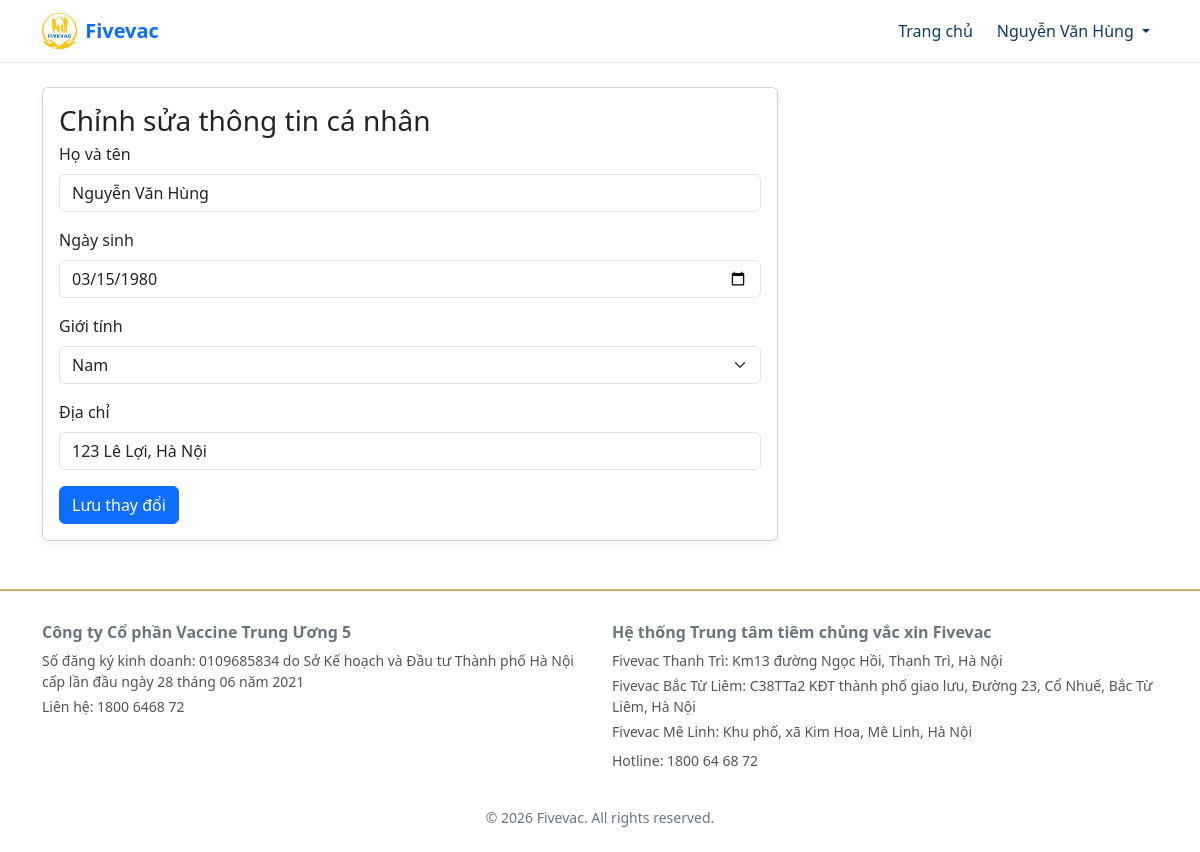
Screenshot of /profile/edit (signed in) with the database file from the repository.
### tables this page shows
CREATE TABLE `nguoidung` (
  `MaND` varchar(50) NOT NULL,
  `HoVaTen` varchar(100) NOT NULL,
  `NgaySinh` date DEFAULT NULL,
  `GioiTinh` enum('Nam','Nữ') DEFAULT NULL,
  `DiaChi` varchar(255) DEFAULT NULL
);

### app/core/Controller.php (called while the page is built, shortened)
<?php
class Controller {
    public function view($view, $data = []){
        extract($data);
        require '../app/views/layout/header.php';
        require '../app/views/' . $view . '.php';
        require '../app/views/layout/footer.php';
    }
}

### app/controllers/ProfileController.php (called while the page is built, shortened)
<?php
class ProfileController extends Controller {
    public function edit() {
        $uid = current_user_id();
        $db = new Database();
        $user = null;
        if ($uid) {
            try {
                $db->query("SELECT HoVaTen, GioiTinh, DiaChi, NgaySinh FROM nguoidung WHERE MaND = :id LIMIT 1");
                $db->bind(':id', $uid);
                $user = $db->single();
            } catch (Exception $e) {
            }
        }
        $this->view('profile/edit', ['user' => $user]);
    }
}

### public/index.php (called while the page is built, shortened)
<?php
require_once __DIR__ . '/../app/core/Database.php';
$path = trim($_GET['url'] ?? '', '/');
$parts = array_values(array_filter(explode('/', $path)));
$method = $parts[1] ?? 'index';
$params = array_slice($parts, 2);
$controller = new $controllerName();
call_user_func_array([$controller, $method], $params);

### app/core/Database.php (called while the page is built, shortened)
<?php
class Database {
    private $host = DB_HOST;
    private $user = DB_USER;
    private $pass = DB_PASS;
    private $dbname = DB_NAME;
    private $dbh;
    private $stmt;
    public function __construct() {
        $dsn = 'mysql:host=' . $this->host . ';dbname=' . $this->dbname . ';charset=utf8mb4';
        $options = [
            PDO::ATTR_PERSISTENT => false,
            PDO::ATTR_ERRMODE => PDO::ERRMODE_EXCEPTION,
            PDO::ATTR_DEFAULT_FETCH_MODE => PDO::FETCH_ASSOC,
        ];
        try { $this->dbh = new PDO($dsn, $this->user, $this->pass, $options); }
        catch(PDOException $e) { $this->error = $e->getMessage(); }
    }
    public function query($sql){ $this->stmt = $this->dbh->prepare($sql); }
    public function bind($param, $value, $type = null){
        if (is_null($type)) {
            switch (true) {
                default: $type = PDO::PARAM_STR;
            }
        }
        $this->stmt->bindValue($param, $value, $type);
    }
    public function execute(){ return $this->stmt->execute(); }
    public function single(){ $this->execute(); return $this->stmt->fetch(); }
}

### app/views/profile/edit.php (the view, shortened to what this page needs)
<div class="row">
  <div class="col-lg-8">
    <div class="card">
      <div class="card-body">
        <h3 class="card-title mb-1">Chỉnh sửa thông tin cá nhân</h3>
        <form method="post" action="">
          <div class="mb-3">
            <label class="form-label">Họ và tên</label>
            <input type="text" class="form-control" name="HoVaTen" value="<?= htmlspecialchars($user['HoVaTen'] ?? '') ?>" required>
          </div>
          <div class="mb-3">
            <label class="form-label">Ngày sinh</label>
            <input type="date" class="form-control" name="NgaySinh" value="<?= htmlspecialchars($user['NgaySinh'] ?? '') ?>">
          </div>
          <div class="mb-3">
            <label class="form-label">Giới tính</label>
            <select name="GioiTinh" class="form-select" required>
              <option value="Nam" <?= ($user['GioiTinh'] ?? '') === 'Nam' ? 'selected' : '' ?>>Nam</option>
            </select>
          </div>
          <div class="mb-3">
            <label class="form-label">Địa chỉ</label>
            <input type="text" class="form-control" name="DiaChi" value="<?= htmlspecialchars($user['DiaChi'] ?? '') ?>" required>
          </div>
          <button type="submit" class="btn btn-primary">Lưu thay đổi</button>
        </form>
      </div>
    </div>
  </div>
</div>

### public/assets/css/theme.css (style rules this page uses)
:root { --brand:#0d6efd; --brand-dark:#0b5ed7; --bg:#f7f9fc; }
html,body { margin:0;padding:0;background:var(--bg); }
.card { border-radius:1rem;box-shadow:0 .25rem .75rem rgba(0,0,0,.05) }

### rows the page displays
nguoidung: HoVaTen "Nguyễn Văn Hùng", NgaySinh "03/15/1980", GioiTinh "Nam", DiaChi "123 Lê Lợi, Hà Nội"

### other values shown
current_user_name() "Nguyễn Văn Hùng"
